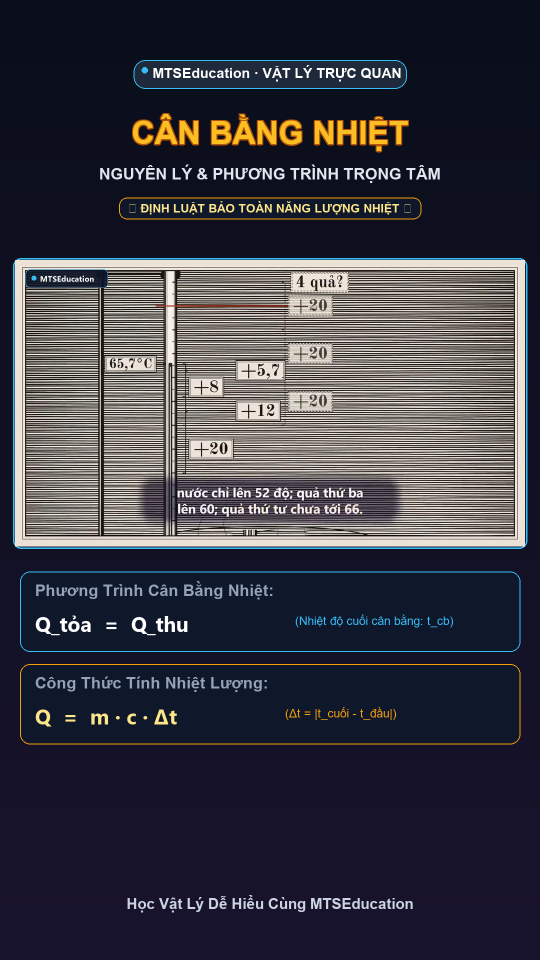
#> input picture 02_San_Pham_Hoan_Chinh/Anh_Bia_TikTok/ẢNH BÌA TIKTOK_CÂN BẰNG NHIỆT.png, 1080 x 1920 px, given in place of final_v2_172s.jpg, which was not available (shown at 1/2 size)
$ python generate_video2_cover.py
#> lines starting #> are read from the running program, lines starting #| are printed output that depends on the picture
import cv2, os, sys, math
import numpy as np
from PIL import Image, ImageDraw, ImageFont

sys.stdout.reconfigure(encoding='utf-8')

W, H = 1080, 1920
cover = Image.new('RGB', (W, H), (10, 15, 29))
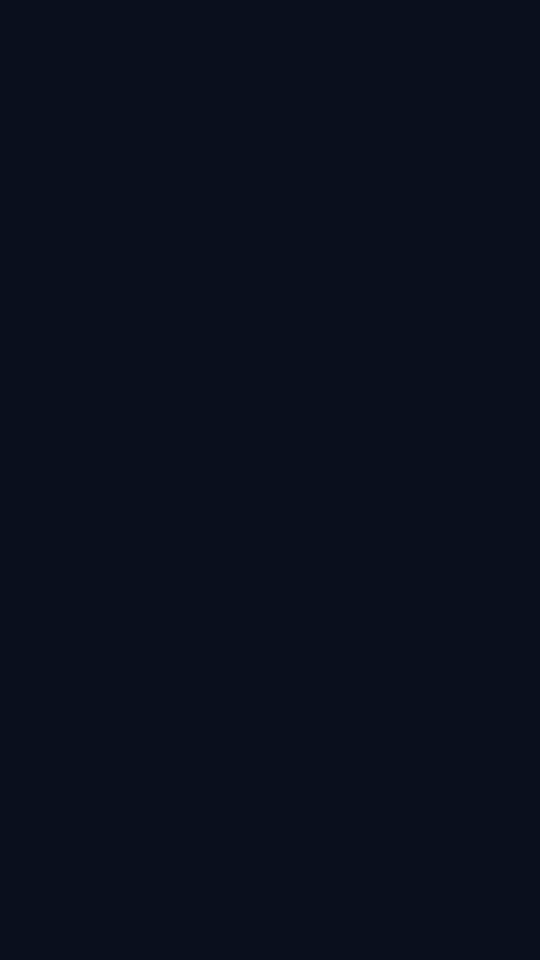
#> cover: PIL image 1080x1920 RGB (shown at 1/2 size); mean R, G, B 10, 15, 29
draw = ImageDraw.Draw(cover)

# Background subtle dark tech gradient
for y in range(H):
    r = int(10 + (22 - 10) * (y / H))
    g = int(15 + (26 - 15) * (y / H))
    b = int(29 + (50 - 29) * (y / H))
    draw.line([(0, y), (W, y)], fill=(r, g, b))

# Load illustrative frame from Video 2
frame_path = r'c:\Users\DELL\Documents\CODE\DU_AN\final_v2_172s.jpg'
frame = cv2.imread(frame_path)
#> frame is the input picture: shape (1920, 1080, 3); mean B, G, R 67.5, 57.5, 58.2
frame_w = 980
frame_h = int(frame.shape[0] * (frame_w / frame.shape[1]))
#> frame_h = 1742
if frame_h > 740:
    frame_h = 740
frame_resized = cv2.resize(frame, (frame_w, frame_h), interpolation=cv2.INTER_LANCZOS4)
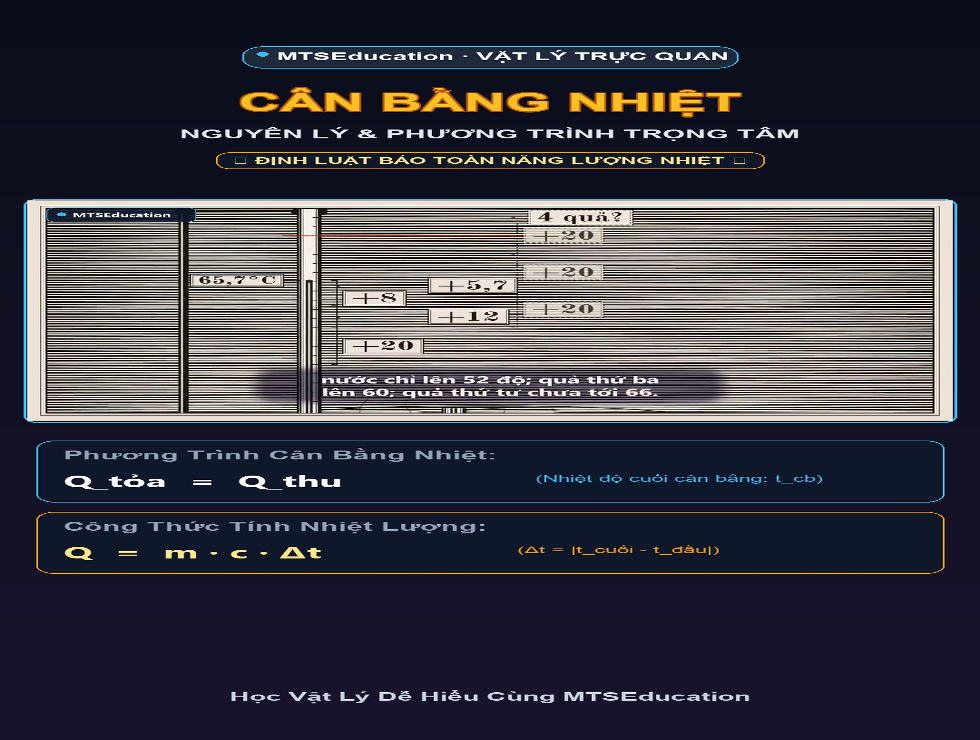
#> frame_resized: shape (740, 980, 3); mean B, G, R 67.2, 57.4, 58
frame_pil = Image.fromarray(cv2.cvtColor(frame_resized, cv2.COLOR_BGR2RGB))

# Frame position in middle
frame_x = (W - frame_w) // 2
frame_y = 510

border_box = [frame_x - 4, frame_y - 4, frame_x + frame_w + 4, frame_y + frame_h + 4]
draw.rounded_rectangle(border_box, radius=20, fill=(24, 32, 54), outline=(56, 189, 248), width=3)
cover.paste(frame_pil, (frame_x, frame_y))
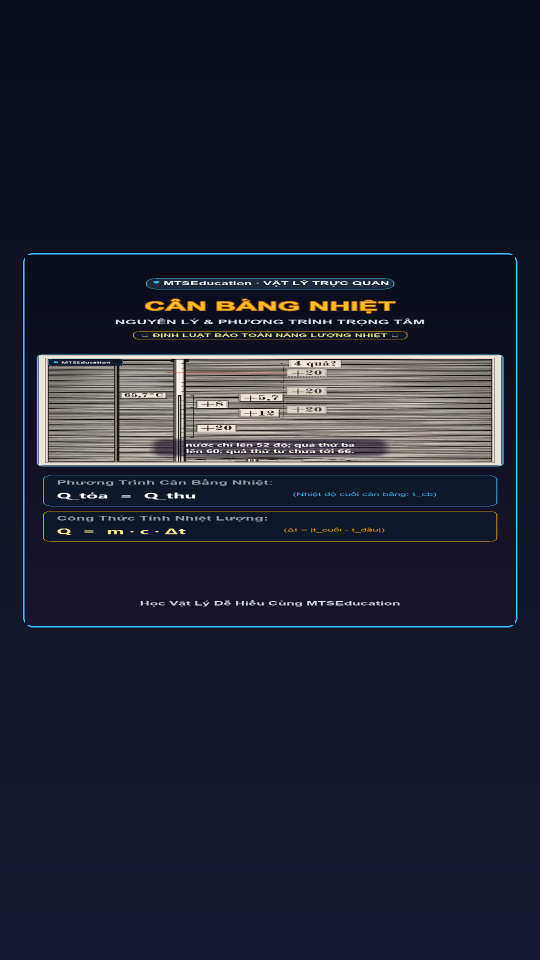
#> cover: PIL image 1080x1920 RGB (shown at 1/2 size); mean R, G, B 30.8, 34.1, 50.2

# Fonts
font_path_bold = r'C:\Windows\Fonts\arialbd.ttf'
font_segoe_b = r'C:\Windows\Fonts\segoeuib.ttf'

font_badge = ImageFont.truetype(font_path_bold, 28)
font_title = ImageFont.truetype(font_path_bold, 54)
font_sub = ImageFont.truetype(font_path_bold, 32)
font_tag = ImageFont.truetype(font_path_bold, 24)
font_card_title = ImageFont.truetype(font_path_bold, 30)
font_formula = ImageFont.truetype(font_segoe_b, 38)
font_formula_sub = ImageFont.truetype(font_path_bold, 24)
font_footer = ImageFont.truetype(font_path_bold, 28)

def draw_vector_bolt(d, cx, cy, color=(251, 191, 36)):
    bolt = [(cx + 2, cy - 10), (cx - 6, cy + 1), (cx, cy + 1), (cx - 3, cy + 11), (cx + 6, cy - 1), (cx, cy - 1)]
    d.polygon(bolt, fill=color)

def draw_vector_check(d, cx, cy, color=(52, 211, 153)):
    d.line([(cx - 7, cy), (cx - 2, cy + 6), (cx + 7, cy - 6)], fill=color, width=3)

# Top badge with official logo
logo_pil = Image.open('c:/Users/DELL/Documents/CODE/DU_AN/favicon_transparent.png')
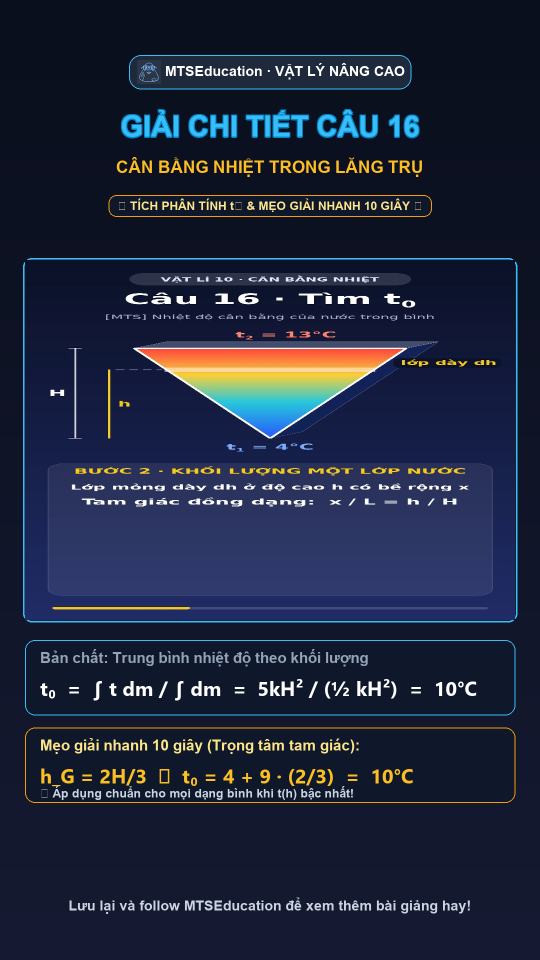
#> input picture 02_San_Pham_Hoan_Chinh/Anh_Bia_TikTok/ẢNH BÌA TIKTOK_GIẢI CÂU 16.png, 1080 x 1920 px, given in place of favicon_transparent.png, which was not available (shown at 1/2 size)
#> logo_pil is the input picture: PIL image 1080x1920 RGB; mean R, G, B 33, 39.8, 61.2
logo_icon = logo_pil.resize((48, 48), Image.LANCZOS)
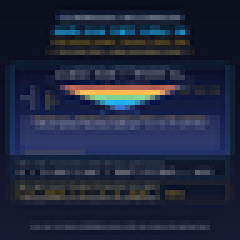
#> logo_icon: PIL image 48x48 RGB (shown 5 times larger); mean R, G, B 32.9, 39.8, 61.2

badge_text = "MTSEducation · BẢN ĐẶC BIỆT (VIDEO 2)"
bbox = font_badge.getbbox(badge_text)
bw = bbox[2] - bbox[0] + 48 + 36
bh = 68
bx = (W - bw) // 2
by = 100
draw.rounded_rectangle([bx, by, bx + bw, by + bh], radius=24, fill=(30, 41, 59), outline=(56, 189, 248), width=2)
#> (the run stopped early here; a loop or call above may not have finished)
